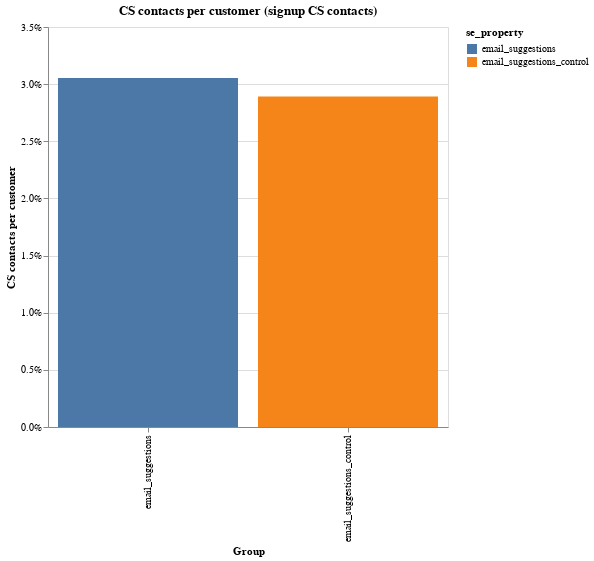

Here is the notebook cell this chart was saved with:
### Code cell
df = pd.read_csv("email_test.csv")

# go down to user level.
df = df.loc[df["user_id"].isna() == False, :]

df.loc[df["signup_cs"].isna(), "signup_cs"] = 0

df = df.groupby(["se_property", "user_id"])["signup_cs"].agg("max").reset_index()
df = df.groupby(["se_property"])["signup_cs"].agg("mean").reset_index()

alt.Chart(df).mark_bar().encode(
    x=alt.X("se_property:N", axis=alt.Axis(title="Group")),
    y=alt.Y("signup_cs:Q", axis=alt.Axis(title="CS contacts per customer", format="%")),
    color="se_property",
).properties(
    title="CS contacts per customer (signup CS contacts)", width=400, height=400
).display(
    renderer="svg"
)

### Figure 1 — Vega-Lite specification as saved in the notebook (floating-point values rounded to 4 significant figures)
{"config": {"view": {"continuousWidth": 400, "continuousHeight": 300}}, "data": {"name": "data-5f732c09f0729f4c567e51ca9e5471ac"}, "mark": "bar", "encoding": {"color": {"type": "nominal", "field": "se_property"}, "x": {"type": "nominal", "axis": {"title": "Group"}, "field": "se_property"}, "y": {"type": "quantitative", "axis": {"format": "%", "title": "CS contacts per customer"}, "field": "signup_cs"}}, "height": 400, "title": "CS contacts per customer (signup CS contacts)", "width": 400, "$schema": "https://vega.github.io/schema/vega-lite/v4.0.2.json", "datasets": {"data-5f732c09f0729f4c567e51ca9e5471ac": [{"se_property": "email_suggestions", "signup_cs": 0.03054}, {"se_property": "email_suggestions_control", "signup_cs": 0.02891}]}}
